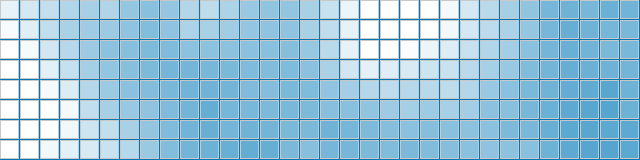
Frame 1 (no input)
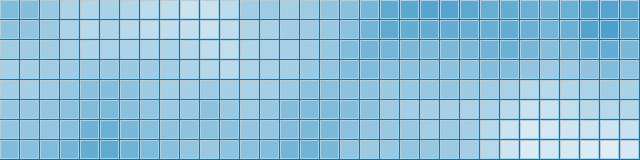
Frame 60 (the mouse pressed at the canvas centre just before this capture)
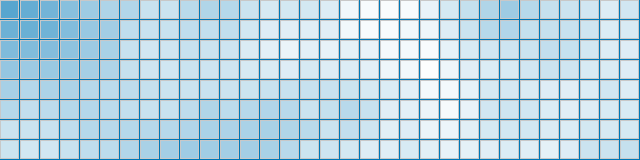
Frame 120 (the mouse held since frame 60 and released just before this capture)

The Processing sketch that drew these frames (run headless with seeded random() and noise(); from frame 60 on, the mouse is pressed at the canvas centre):

// Processing sketch: Clouds_2
// ── Clouds_2.pde
int cols = 32;
int rows = 8;
int pixelSize = 20;
int gap = 2;

color skyColor = color(0, 119, 182); // Sky blue color

float xOff, yOff, zOff;

void settings() {
  size(cols * pixelSize, rows * pixelSize);
}

void setup() {
  xOff = 0;
  yOff = 0;
  zOff = 0;
  frameRate(10);
}

void draw() {
  background(skyColor);
  zOff += 0.03; // controls the speed of the "drift"
  yOff = 0;

  for (int y = 0; y < rows; y++) {
    xOff = 0;
    for (int x = 0; x < cols; x++) {
      float noiseVal = noise(xOff, yOff, zOff);
      // increased contrast and brightness of the clouds
      color cloudColor = color(255, 255, 255, noiseVal * 255 * 1.5);
      
      fill(cloudColor);
      // remove the condition to ensure stroke is always solid
      stroke(200);
      rect(x * pixelSize, y * pixelSize, pixelSize - gap, pixelSize - gap);
      
      xOff += 0.1; // increase the rate of change in the x-axis
    }
    yOff += 0.1; // increase the rate of change in the y-axis
  }
}
